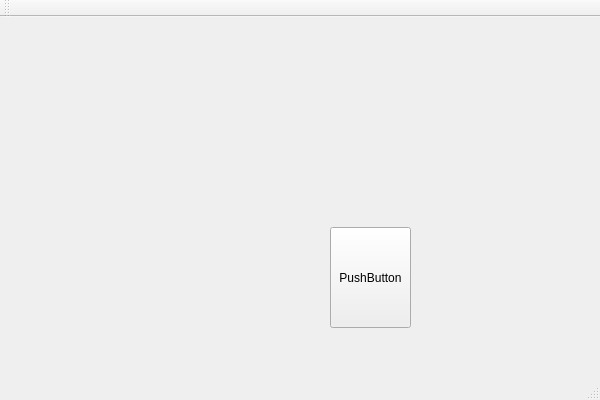
<?xml version="1.0" encoding="UTF-8"?>
<ui version="4.0">
 <class>NekoSourceClass</class>
 <widget class="QMainWindow" name="NekoSourceClass">
  <property name="geometry">
   <rect>
    <x>0</x>
    <y>0</y>
    <width>600</width>
    <height>400</height>
   </rect>
  </property>
  <property name="baseSize">
   <size>
    <width>0</width>
    <height>0</height>
   </size>
  </property>
  <property name="windowTitle">
   <string>NekoSource</string>
  </property>
  <widget class="QWidget" name="centralWidget">
   <widget class="QPushButton" name="pushButton">
    <property name="enabled">
     <bool>true</bool>
    </property>
    <property name="geometry">
     <rect>
      <x>330</x>
      <y>210</y>
      <width>81</width>
      <height>101</height>
     </rect>
    </property>
    <property name="autoFillBackground">
     <bool>false</bool>
    </property>
    <property name="locale">
     <locale language="English" country="UnitedStates"/>
    </property>
    <property name="text">
     <string>PushButton</string>
    </property>
    <property name="icon">
     <iconset theme="Fusion" resource="NekoSource.qrc">
      <normaloff>:/NekoSource/tuka.png</normaloff>:/NekoSource/tuka.png</iconset>
    </property>
    <property name="checkable">
     <bool>false</bool>
    </property>
    <property name="autoDefault">
     <bool>false</bool>
    </property>
    <property name="default">
     <bool>false</bool>
    </property>
    <property name="flat">
     <bool>false</bool>
    </property>
   </widget>
  </widget>
  <widget class="QMenuBar" name="menuBar">
   <property name="geometry">
    <rect>
     <x>0</x>
     <y>0</y>
     <width>600</width>
     <height>20</height>
    </rect>
   </property>
  </widget>
  <widget class="QToolBar" name="mainToolBar">
   <attribute name="toolBarArea">
    <enum>TopToolBarArea</enum>
   </attribute>
   <attribute name="toolBarBreak">
    <bool>false</bool>
   </attribute>
  </widget>
  <widget class="QStatusBar" name="statusBar"/>
 </widget>
 <layoutdefault spacing="6" margin="11"/>
 <resources>
  <include location="NekoSource.qrc"/>
 </resources>
 <connections/>
</ui>
